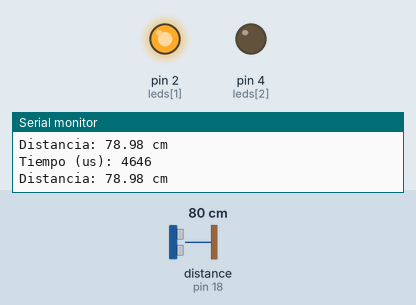
The sketch below on a simulated Arduino Uno, built with avr-gcc and run on an emulated ATmega328P. Shown: output pins drawn as LEDs (lit = HIGH), the last lines printed to the serial monitor. Wiring (inferred from the names in the program): ultrasonic range finder: trigger pin 5; echo pin 18. The test bench sets the inputs (shaded band); at power-on: distance to the obstacle (sensor on pin 18) 80 cm. The echo pulse lasts 58.3 µs per cm; pins used as bus, display or sensor lines are not drawn.

Above: at 1.3 s.
1.4 s: distance to the obstacle (sensor on pin 18) set to 54 cm
4.4 s: distance to the obstacle (sensor on pin 18) set to 47 cm
At 4.9 s:
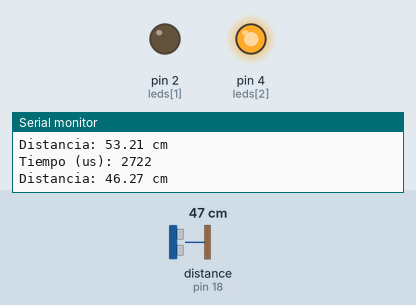
7.4 s: distance to the obstacle (sensor on pin 18) set to 60 cm
At 7.9 s:
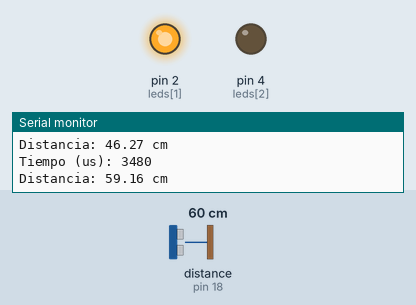
10.4 s: distance to the obstacle (sensor on pin 18) set to 35 cm
At 11.0 s:
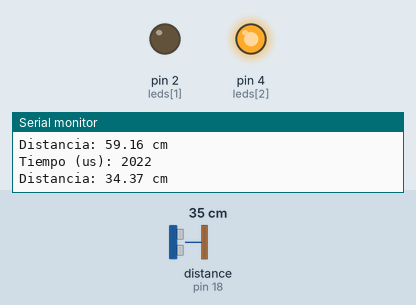
Timing chart, 0 to 13.4 s (numbered marks = the images above; inputs shaded):
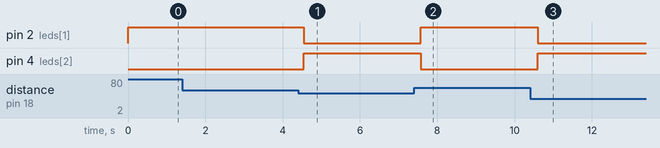

Measured:
- the behaviour switches between 51 and 50 cm on distance to the obstacle (sensor on pin 18) (found by bisection; images 0 and 1)
- after the input at 4.4 s, pin 2 (leds[1]): HIGH → LOW after 0.15 s; pin 4 (leds[2]): LOW → HIGH after 0.15 s
- after the input at 7.4 s, pin 2 (leds[1]): LOW → HIGH after 0.18 s; pin 4 (leds[2]): HIGH → LOW after 0.17 s
- after the input at 10.4 s, pin 2 (leds[1]): HIGH → LOW after 0.20 s; pin 4 (leds[2]): LOW → HIGH after 0.20 s

The sketch:

UltraSonic.ino
```cpp
#define TRIG_PIN 5
#define ECHO_PIN 18

// Vars
int leds[] = {1, 2, 4};
int btn = 7;
int state = 0;
long duracion;
float distancia;

// Functions
void ultraSonic();
void powerOn();
void triggerBtn ();

void setup() {
  Serial.begin(115200);

  pinMode(TRIG_PIN, OUTPUT);
  pinMode(ECHO_PIN, INPUT);
  pinMode(btn, INPUT_PULLUP);
  for (const int& led : leds) {
    pinMode(led, OUTPUT);
  }

  // Asegurar que el pin TRIG esté en bajo antes de empezar
  digitalWrite(TRIG_PIN, LOW);
}

void loop() {
  // if (digitalRead(btn) == LOW) {
  //   delay(500);
  //   triggerBtn();
  // }
  // state? ultraSonic(): powerOn();
  ultraSonic();
}

void ultraSonic() {
  for (const int& led : leds) {
    digitalWrite(led, LOW);
  }

  // 1. Enviar pulso de 10us
  digitalWrite(TRIG_PIN, LOW);
  delayMicroseconds(2); // Pequeña pausa para limpiar el pin
  digitalWrite(TRIG_PIN, HIGH);
  delayMicroseconds(10); // Pulso de 10 microsegundos
  digitalWrite(TRIG_PIN, LOW);

  // 2. Medir duración con TIMEOUT (30ms = 30000us)
  // Si no recibe eco en 30ms, devuelve 0
  duracion = pulseIn(ECHO_PIN, HIGH, 30000);

  // 3. Depuración: Imprimir el valor crudo
  Serial.print("Tiempo (us): ");
  Serial.println(duracion);

  // 4. Calcular distancia
  if (duracion == 0) {
    Serial.println("Estado: Sin señal (Revisa cableado o alimentación)");
  } else {
    // Fórmula: distancia = (duracion * 0.034) / 2
    distancia = (duracion * 0.034) / 2.0;
    if (distancia < 20) {
      digitalWrite(leds[0], HIGH);
    } else if (distancia <= 50) {
      digitalWrite(leds[2], HIGH);
    } else digitalWrite(leds[1], HIGH);

    Serial.print("Distancia: ");
    Serial.print(distancia);
    Serial.println(" cm");
  }

  delay(500); // Espera un poco para no saturar el monitor
}

void triggerBtn () {
  state = !state;
  delay(100);
}

void powerOn() {
  for (const int& led : leds) { digitalWrite(led, HIGH);}
}
```
